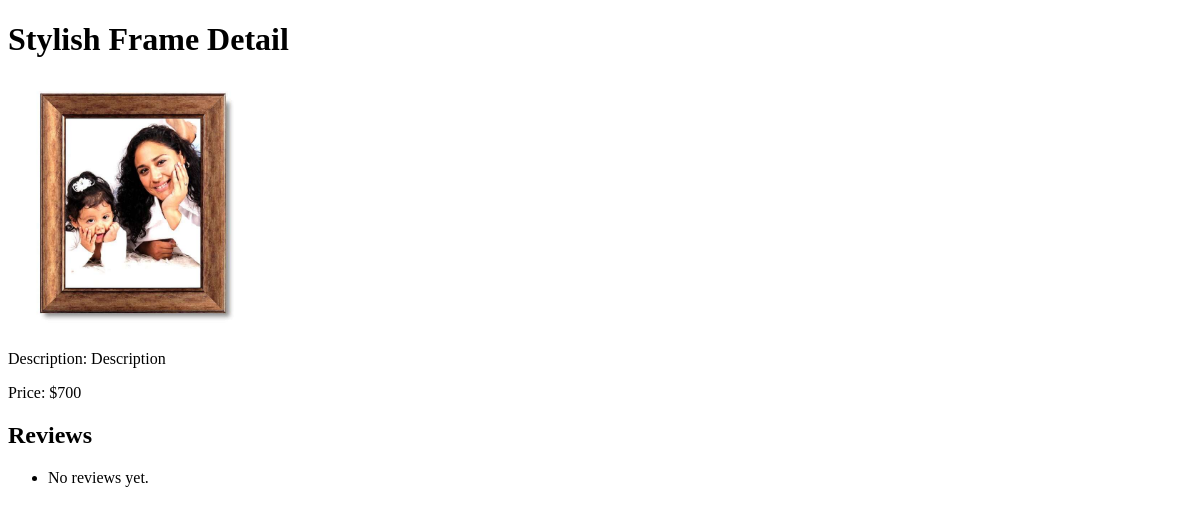
The app's page /product_details/8/, older data.
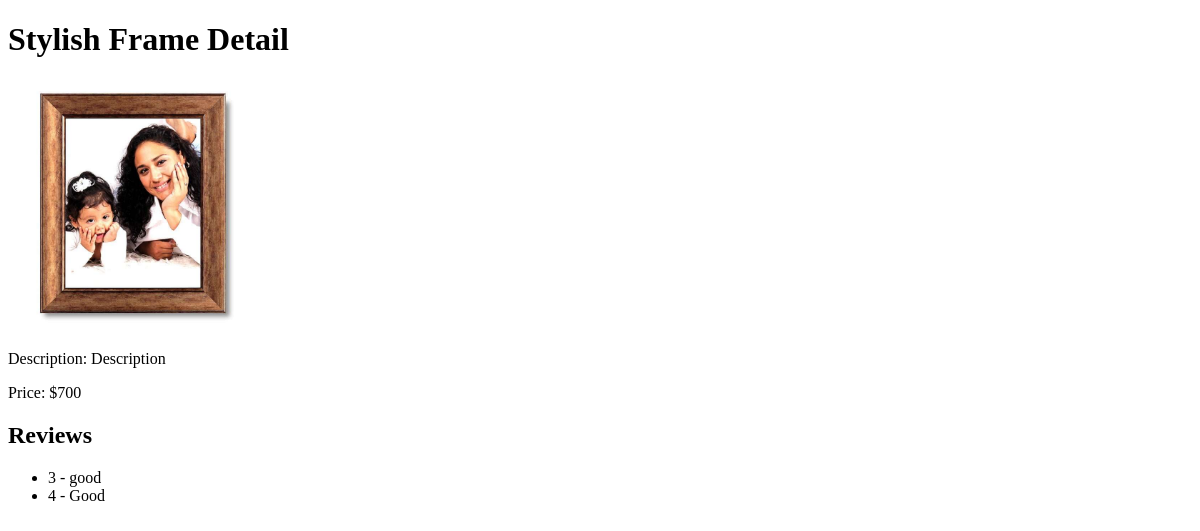
The same page, newer data.
### giftapp/models/review.py (models this page shows, shortened)
class Review(models.Model):
    product = models.ForeignKey('Product', on_delete=models.CASCADE)
    rating = models.IntegerField()  # Rating can be a number from 1 to 5
    comment = models.TextField(blank=True, null=True)
    created_at = models.DateTimeField(auto_now_add=True)

### giftapp/views.py (the view)
# urls.py: path('product_details/<int:product_id>/', views.product_details, name='product_details'),
def product_details(request, product_id):
    product = get_object_or_404(Product, pk=product_id)
    reviews = Review.objects.filter(product=product)
    return render(request, 'product_details.html', {'product': product, 'reviews': reviews})

### templates/product_details.html (shortened to what this page needs)
<!DOCTYPE html>
<html lang="en">
<head>
</head>
<body>
    <h1>{{ product.name }} Detail</h1>
    <div>
        <img class="product-image" src="{{ product.image.url }}" alt="{{ product.name }}" style="height:250px;width:250px;">
    </div>
    <div>
        <p>Description: {{ product.description }}</p>
        <p>Price: ${{ product.price }}</p>
    </div>
    <h2>Reviews</h2>
    <ul>
        {% for review in reviews %}
            <li>{{ review.rating }} - {{ review.comment }}</li>
        {% empty %}
            <li>No reviews yet.</li>
        {% endfor %}
    </ul>
</body>
</html>

Row changes from the older to the newer data that the page shows:
added Review: rating "3", comment "good"
added Review: rating "4", comment "Good"
Text that changed along with them:
text no longer shown: "No reviews yet."
